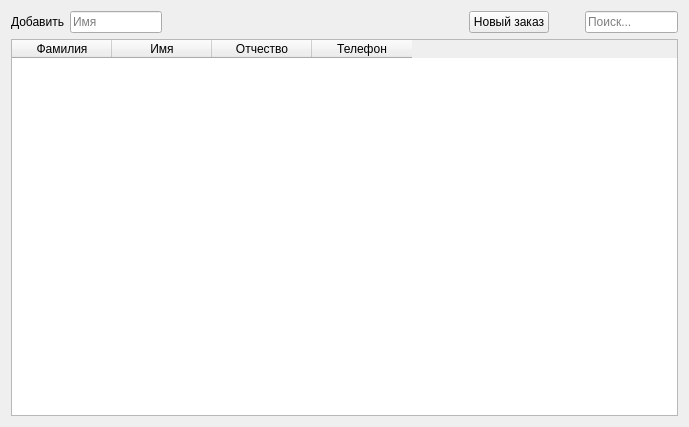
<?xml version="1.0" encoding="UTF-8"?>
<ui version="4.0">
 <class>ClientsWidget</class>
 <widget class="QWidget" name="ClientsWidget">
  <property name="geometry">
   <rect>
    <x>0</x>
    <y>0</y>
    <width>689</width>
    <height>427</height>
   </rect>
  </property>
  <property name="windowTitle">
   <string>Form</string>
  </property>
  <layout class="QGridLayout" name="gridLayout">
   <item row="1" column="0" colspan="6">
    <widget class="QTableWidget" name="table">
     <property name="selectionBehavior">
      <enum>QAbstractItemView::SelectRows</enum>
     </property>
     <attribute name="verticalHeaderVisible">
      <bool>false</bool>
     </attribute>
     <column>
      <property name="text">
       <string>Фамилия</string>
      </property>
     </column>
     <column>
      <property name="text">
       <string>Имя</string>
      </property>
     </column>
     <column>
      <property name="text">
       <string>Отчество</string>
      </property>
     </column>
     <column>
      <property name="text">
       <string>Телефон</string>
      </property>
     </column>
    </widget>
   </item>
   <item row="0" column="4">
    <spacer name="horizontalSpacer_2">
     <property name="orientation">
      <enum>Qt::Horizontal</enum>
     </property>
     <property name="sizeHint" stdset="0">
      <size>
       <width>40</width>
       <height>20</height>
      </size>
     </property>
    </spacer>
   </item>
   <item row="0" column="1">
    <widget class="QLineEdit" name="lName">
     <property name="placeholderText">
      <string>Имя</string>
     </property>
    </widget>
   </item>
   <item row="0" column="5">
    <widget class="QLineEdit" name="search">
     <property name="placeholderText">
      <string>Поиск...</string>
     </property>
    </widget>
   </item>
   <item row="0" column="2">
    <spacer name="horizontalSpacer">
     <property name="orientation">
      <enum>Qt::Horizontal</enum>
     </property>
     <property name="sizeHint" stdset="0">
      <size>
       <width>310</width>
       <height>20</height>
      </size>
     </property>
    </spacer>
   </item>
   <item row="0" column="0">
    <widget class="QLabel" name="label">
     <property name="text">
      <string>Добавить</string>
     </property>
    </widget>
   </item>
   <item row="0" column="3">
    <widget class="QPushButton" name="newService">
     <property name="text">
      <string>Новый заказ</string>
     </property>
    </widget>
   </item>
  </layout>
 </widget>
 <resources/>
 <connections/>
</ui>
